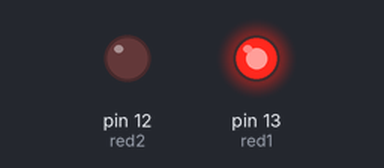
This sketch was run on a simulated Arduino Uno, built with avr-gcc and run on an emulated ATmega328P. Shown: output pins drawn as LEDs (lit = HIGH).

Above: at 1.5 s.
At 3.02 s:
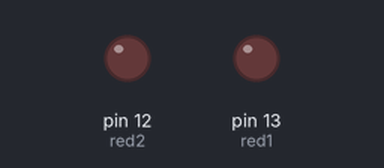
At 4.5 s:
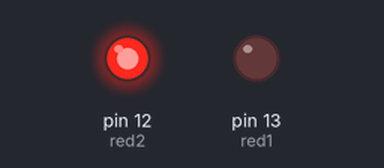
Timing chart, 0 to 7.9 s (numbered marks = the images above):
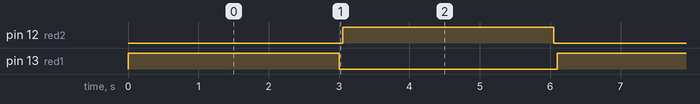

The sketch:

Blink_test2.ino
```cpp
int red1 = 13;
 int red2= 12;


void setup() {
  // put your setup code here, to run once:

  pinMode(red1, OUTPUT);
 pinMode(red2 ,OUTPUT);
}


void loop() {
  // put your main code here, to run repeatedly:
  digitalWrite(red1 ,HIGH);
  delay(3000);
 digitalWrite(red1,LOW);
 delay(50);
 digitalWrite(red2,HIGH);
  delay(3000);
  digitalWrite(red2,LOW);
  delay(50);


}
```

Measured:
- by itself, pin 12 (red2), pin 13 (red1): alternates HIGH for 3.0 s and LOW for 3.1 s
- by itself, everything shown: repeats every 6.1 s, in 4 steps
